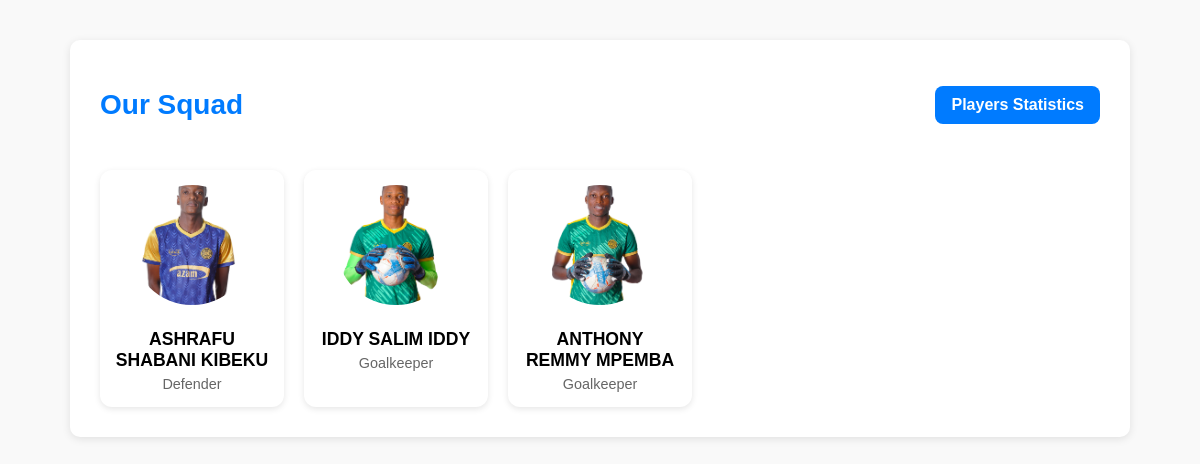
Screenshot of /players/ with the database file from the repository.
### stats/models.py (models this page shows, shortened)
class Player(models.Model):
    name = models.CharField(max_length=100)
    birthdate = models.CharField(null=True, blank=True)
    position = models.CharField(max_length=50, choices=[
        ('Forward', 'Forward'),
        ('Midfielder', 'Midfielder'),
        ('Defender', 'Defender'),
        ('Goalkeeper', 'Goalkeeper'),
    ])
    height = models.DecimalField(max_digits=5, decimal_places=0, default=170)
    weight = models.DecimalField(max_digits=5, decimal_places=0, default=65)
    foot_preference = models.CharField(max_length=5, choices=[('Left', 'Left'), ('Right', 'Right')], default='Right')
    jersey_number = models.PositiveIntegerField(default=0)
    photo = models.ImageField(upload_to='player_photos/', default='files_to_be_imported/default_image.png')
    age_group = models.CharField(max_length=30, choices=AGE_GROUP_CHOICES, default=UNDER_20)

### stats/views.py (the view)
# urls.py: path('players/', views.player_list, name='player_list'),
def player_list(request):
    players = Player.objects.all()
    return render(request, 'stats/profile/player_list.html', {'players': players})

### stats/templates/stats/profile/player_list.html (shortened to what this page needs)
{% load static %}
<!DOCTYPE html>
<html lang="en">
<head>
    <link rel="stylesheet" href="{% static 'stats/css/player.css' %}">
</head>
<body>
    <div class="container">
        <header>
            <h1>Our Squad</h1>
            <a href="{% url 'players_statistics' %}">Players Statistics</a>
        </header>
        <div class="players-grid">
            {% for player in players %}
                <a href="{% url 'player_detail' player.id %}" class="player-card">
                    <img src="{{ player.photo.url }}" alt="{{ player.name }}">
                    <h3>{{ player.name }}</h3>
                    <p>{{ player.position }}</p>
                </a>
            {% endfor %}
        </div>
    </div>
</body>
</html>

### stats/static/stats/css/player.css (style rules this page uses)
body { background: #f9f9f9; font-family: Arial, Helvetica, sans-serif; padding: 40px; margin: 0; }
.container { max-width: 1000px; margin: 0 auto; background: #fff; border-radius: 10px; box-shadow: 0 2px 8px rgba(0, 0, 0, 0.1); padding: 30px; }
header { display: flex; justify-content: space-between; align-items: center; margin-bottom: 30px; }
header h1 { font-size: 28px; color: #007BFF; }
header a { background-color: #007BFF; color: #fff; padding: 10px 16px; border-radius: 8px; text-decoration: none; font-weight: bold; transition: background-color 0.3s; }
.players-grid { display: grid; grid-template-columns: repeat(auto-fill, minmax(180px, 1fr)); gap: 20px; }
.player-card { background-color: #ffffff; padding: 15px; border-radius: 12px; text-align: center; box-shadow: 0 2px 6px rgba(0, 0, 0, 0.1); text-decoration: none; color: #222; transition: transform 0.2s ease; }
.player-card img { width: 120px; height: 120px; border-radius: 50%; object-fit: cover; margin-bottom: 10px; }
.player-card h3 { margin: 10px 0 5px; font-size: 1.1em; color: #000; }
.player-card p { margin: 0; font-size: 0.9em; color: #666; }

### rows the page displays
Player: photo (picture), name "ASHRAFU SHABANI KIBEKU", position "Defender"
Player: photo (picture), name "IDDY SALIM IDDY", position "Goalkeeper"
Player: photo (picture), name "ANTHONY REMMY MPEMBA", position "Goalkeeper"
